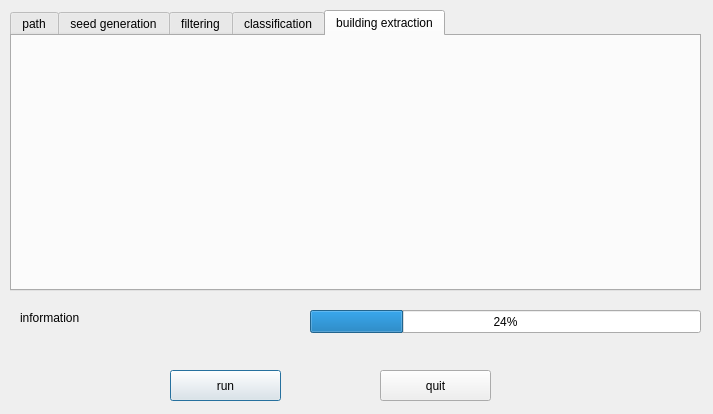
<?xml version="1.0" encoding="UTF-8"?>
<ui version="4.0">
 <class>AutoRunDlgClass</class>
 <widget class="QDialog" name="AutoRunDlgClass">
  <property name="geometry">
   <rect>
    <x>0</x>
    <y>0</y>
    <width>713</width>
    <height>414</height>
   </rect>
  </property>
  <property name="windowTitle">
   <string>AutoRunDlg</string>
  </property>
  <widget class="QPushButton" name="runBtn">
   <property name="geometry">
    <rect>
     <x>170</x>
     <y>370</y>
     <width>111</width>
     <height>31</height>
    </rect>
   </property>
   <property name="text">
    <string>run</string>
   </property>
  </widget>
  <widget class="QPushButton" name="quitBtn">
   <property name="geometry">
    <rect>
     <x>380</x>
     <y>370</y>
     <width>111</width>
     <height>31</height>
    </rect>
   </property>
   <property name="text">
    <string>quit</string>
   </property>
  </widget>
  <widget class="QTabWidget" name="tabWidget">
   <property name="geometry">
    <rect>
     <x>10</x>
     <y>10</y>
     <width>691</width>
     <height>281</height>
    </rect>
   </property>
   <property name="currentIndex">
    <number>4</number>
   </property>
   <property name="elideMode">
    <enum>Qt::ElideLeft</enum>
   </property>
   <property name="documentMode">
    <bool>false</bool>
   </property>
   <property name="tabsClosable">
    <bool>false</bool>
   </property>
   <property name="movable">
    <bool>false</bool>
   </property>
   <widget class="QWidget" name="pathTab">
    <attribute name="title">
     <string>path</string>
    </attribute>
    <widget class="QToolButton" name="projectOpenBtn">
     <property name="geometry">
      <rect>
       <x>610</x>
       <y>100</y>
       <width>51</width>
       <height>31</height>
      </rect>
     </property>
     <property name="text">
      <string>...</string>
     </property>
    </widget>
    <widget class="QLabel" name="label1_1">
     <property name="geometry">
      <rect>
       <x>10</x>
       <y>40</y>
       <width>91</width>
       <height>16</height>
      </rect>
     </property>
     <property name="font">
      <font>
       <family>Times New Roman</family>
       <pointsize>12</pointsize>
      </font>
     </property>
     <property name="text">
      <string>las path</string>
     </property>
    </widget>
    <widget class="QLabel" name="label1_2">
     <property name="geometry">
      <rect>
       <x>10</x>
       <y>110</y>
       <width>91</width>
       <height>16</height>
      </rect>
     </property>
     <property name="font">
      <font>
       <family>Times New Roman</family>
       <pointsize>12</pointsize>
      </font>
     </property>
     <property name="text">
      <string>result folder</string>
     </property>
    </widget>
    <widget class="QToolButton" name="lasOpenBtn">
     <property name="geometry">
      <rect>
       <x>610</x>
       <y>30</y>
       <width>51</width>
       <height>31</height>
      </rect>
     </property>
     <property name="text">
      <string>...</string>
     </property>
    </widget>
    <widget class="QTextEdit" name="lasPath">
     <property name="geometry">
      <rect>
       <x>130</x>
       <y>30</y>
       <width>441</width>
       <height>31</height>
      </rect>
     </property>
    </widget>
    <widget class="QTextEdit" name="resultFolder">
     <property name="geometry">
      <rect>
       <x>130</x>
       <y>100</y>
       <width>441</width>
       <height>31</height>
      </rect>
     </property>
    </widget>
    <widget class="QLabel" name="label1_4">
     <property name="enabled">
      <bool>true</bool>
     </property>
     <property name="geometry">
      <rect>
       <x>340</x>
       <y>170</y>
       <width>151</width>
       <height>21</height>
      </rect>
     </property>
     <property name="font">
      <font>
       <family>Times New Roman</family>
       <pointsize>12</pointsize>
      </font>
     </property>
     <property name="text">
      <string>point desity of resample</string>
     </property>
    </widget>
    <widget class="QTextEdit" name="pointDensity">
     <property name="enabled">
      <bool>false</bool>
     </property>
     <property name="geometry">
      <rect>
       <x>510</x>
       <y>170</y>
       <width>141</width>
       <height>31</height>
      </rect>
     </property>
    </widget>
    <widget class="QTextEdit" name="cellSize">
     <property name="geometry">
      <rect>
       <x>170</x>
       <y>170</y>
       <width>141</width>
       <height>31</height>
      </rect>
     </property>
    </widget>
    <widget class="QLabel" name="label1_3">
     <property name="enabled">
      <bool>true</bool>
     </property>
     <property name="geometry">
      <rect>
       <x>10</x>
       <y>170</y>
       <width>141</width>
       <height>21</height>
      </rect>
     </property>
     <property name="font">
      <font>
       <family>Times New Roman</family>
       <pointsize>12</pointsize>
      </font>
     </property>
     <property name="text">
      <string>cell size of grid index</string>
     </property>
    </widget>
   </widget>
   <widget class="QWidget" name="filteringTab">
    <attribute name="title">
     <string>seed generation</string>
    </attribute>
    <widget class="QGroupBox" name="groupBox2_1">
     <property name="geometry">
      <rect>
       <x>20</x>
       <y>70</y>
       <width>611</width>
       <height>171</height>
      </rect>
     </property>
     <property name="title">
      <string>threshold for scene complex detection and seeds generation</string>
     </property>
     <widget class="QTextEdit" name="seedSlopeTh">
      <property name="geometry">
       <rect>
        <x>340</x>
        <y>80</y>
        <width>171</width>
        <height>31</height>
       </rect>
      </property>
     </widget>
     <widget class="QTextEdit" name="seedHeightTh">
      <property name="geometry">
       <rect>
        <x>340</x>
        <y>30</y>
        <width>171</width>
        <height>31</height>
       </rect>
      </property>
     </widget>
     <widget class="QLabel" name="label2_3">
      <property name="geometry">
       <rect>
        <x>180</x>
        <y>90</y>
        <width>121</width>
        <height>16</height>
       </rect>
      </property>
      <property name="font">
       <font>
        <family>Times New Roman</family>
        <pointsize>12</pointsize>
       </font>
      </property>
      <property name="text">
       <string>slope threshold</string>
      </property>
     </widget>
     <widget class="QLabel" name="label2_2">
      <property name="geometry">
       <rect>
        <x>180</x>
        <y>40</y>
        <width>121</width>
        <height>16</height>
       </rect>
      </property>
      <property name="font">
       <font>
        <family>Times New Roman</family>
        <pointsize>12</pointsize>
       </font>
      </property>
      <property name="text">
       <string>height threshold</string>
      </property>
     </widget>
     <widget class="QLabel" name="label2_4">
      <property name="geometry">
       <rect>
        <x>180</x>
        <y>140</y>
        <width>121</width>
        <height>16</height>
       </rect>
      </property>
      <property name="font">
       <font>
        <family>Times New Roman</family>
        <pointsize>12</pointsize>
       </font>
      </property>
      <property name="text">
       <string>small seed cell size</string>
      </property>
     </widget>
     <widget class="QTextEdit" name="seedCellSize">
      <property name="geometry">
       <rect>
        <x>340</x>
        <y>130</y>
        <width>171</width>
        <height>31</height>
       </rect>
      </property>
     </widget>
     <widget class="QCheckBox" name="useOBASeedGeneratorCheckBox">
      <property name="geometry">
       <rect>
        <x>10</x>
        <y>20</y>
        <width>111</width>
        <height>41</height>
       </rect>
      </property>
      <property name="text">
       <string>using advanced
seeds generator</string>
      </property>
     </widget>
    </widget>
    <widget class="QTextEdit" name="maxObjSize">
     <property name="geometry">
      <rect>
       <x>200</x>
       <y>20</y>
       <width>181</width>
       <height>31</height>
      </rect>
     </property>
    </widget>
    <widget class="QLabel" name="label2_1">
     <property name="geometry">
      <rect>
       <x>50</x>
       <y>30</y>
       <width>121</width>
       <height>16</height>
      </rect>
     </property>
     <property name="font">
      <font>
       <family>Times New Roman</family>
       <pointsize>12</pointsize>
      </font>
     </property>
     <property name="text">
      <string>max object size</string>
     </property>
    </widget>
   </widget>
   <widget class="QWidget" name="tab">
    <attribute name="title">
     <string>filtering</string>
    </attribute>
    <widget class="QLabel" name="label3_3">
     <property name="enabled">
      <bool>true</bool>
     </property>
     <property name="geometry">
      <rect>
       <x>10</x>
       <y>100</y>
       <width>141</width>
       <height>21</height>
      </rect>
     </property>
     <property name="font">
      <font>
       <family>Times New Roman</family>
       <pointsize>12</pointsize>
      </font>
     </property>
     <property name="text">
      <string>local height threshold</string>
     </property>
    </widget>
    <widget class="QTextEdit" name="hIteration">
     <property name="geometry">
      <rect>
       <x>180</x>
       <y>30</y>
       <width>141</width>
       <height>31</height>
      </rect>
     </property>
    </widget>
    <widget class="QLabel" name="label3_2">
     <property name="enabled">
      <bool>true</bool>
     </property>
     <property name="geometry">
      <rect>
       <x>350</x>
       <y>40</y>
       <width>141</width>
       <height>21</height>
      </rect>
     </property>
     <property name="font">
      <font>
       <family>Times New Roman</family>
       <pointsize>12</pointsize>
      </font>
     </property>
     <property name="text">
      <string>angle iteration</string>
     </property>
    </widget>
    <widget class="QTextEdit" name="angleIteration">
     <property name="geometry">
      <rect>
       <x>520</x>
       <y>30</y>
       <width>141</width>
       <height>31</height>
      </rect>
     </property>
    </widget>
    <widget class="QTextEdit" name="filteringSlopeTh">
     <property name="geometry">
      <rect>
       <x>520</x>
       <y>90</y>
       <width>141</width>
       <height>31</height>
      </rect>
     </property>
    </widget>
    <widget class="QLabel" name="label3_4">
     <property name="enabled">
      <bool>true</bool>
     </property>
     <property name="geometry">
      <rect>
       <x>350</x>
       <y>100</y>
       <width>141</width>
       <height>21</height>
      </rect>
     </property>
     <property name="font">
      <font>
       <family>Times New Roman</family>
       <pointsize>12</pointsize>
      </font>
     </property>
     <property name="text">
      <string>local angle threshold</string>
     </property>
    </widget>
    <widget class="QLabel" name="label3_1">
     <property name="enabled">
      <bool>true</bool>
     </property>
     <property name="geometry">
      <rect>
       <x>10</x>
       <y>40</y>
       <width>141</width>
       <height>21</height>
      </rect>
     </property>
     <property name="font">
      <font>
       <family>Times New Roman</family>
       <pointsize>12</pointsize>
      </font>
     </property>
     <property name="text">
      <string>height iteration</string>
     </property>
    </widget>
    <widget class="QTextEdit" name="filteringHeightTh">
     <property name="geometry">
      <rect>
       <x>180</x>
       <y>90</y>
       <width>141</width>
       <height>31</height>
      </rect>
     </property>
    </widget>
    <widget class="QLabel" name="label3_5">
     <property name="enabled">
      <bool>true</bool>
     </property>
     <property name="geometry">
      <rect>
       <x>10</x>
       <y>160</y>
       <width>141</width>
       <height>21</height>
      </rect>
     </property>
     <property name="font">
      <font>
       <family>Times New Roman</family>
       <pointsize>12</pointsize>
      </font>
     </property>
     <property name="text">
      <string>dtm resolution factor</string>
     </property>
    </widget>
    <widget class="QLabel" name="label3_6">
     <property name="enabled">
      <bool>true</bool>
     </property>
     <property name="geometry">
      <rect>
       <x>350</x>
       <y>160</y>
       <width>141</width>
       <height>21</height>
      </rect>
     </property>
     <property name="font">
      <font>
       <family>Times New Roman</family>
       <pointsize>12</pointsize>
      </font>
     </property>
     <property name="text">
      <string>object height threshold</string>
     </property>
    </widget>
    <widget class="QTextEdit" name="dtmFactor">
     <property name="geometry">
      <rect>
       <x>180</x>
       <y>160</y>
       <width>141</width>
       <height>31</height>
      </rect>
     </property>
    </widget>
    <widget class="QTextEdit" name="objectHT">
     <property name="geometry">
      <rect>
       <x>520</x>
       <y>160</y>
       <width>141</width>
       <height>31</height>
      </rect>
     </property>
    </widget>
   </widget>
   <widget class="QWidget" name="extractionTab">
    <attribute name="title">
     <string>classification</string>
    </attribute>
   </widget>
   <widget class="QWidget" name="tab_2">
    <attribute name="title">
     <string>building extraction</string>
    </attribute>
   </widget>
  </widget>
  <widget class="QProgressBar" name="progressBar">
   <property name="geometry">
    <rect>
     <x>310</x>
     <y>310</y>
     <width>391</width>
     <height>23</height>
    </rect>
   </property>
   <property name="value">
    <number>24</number>
   </property>
  </widget>
  <widget class="QLabel" name="infoLabel">
   <property name="geometry">
    <rect>
     <x>20</x>
     <y>310</y>
     <width>261</width>
     <height>16</height>
    </rect>
   </property>
   <property name="text">
    <string>information</string>
   </property>
  </widget>
 </widget>
 <layoutdefault spacing="6" margin="11"/>
 <resources/>
 <connections/>
</ui>
